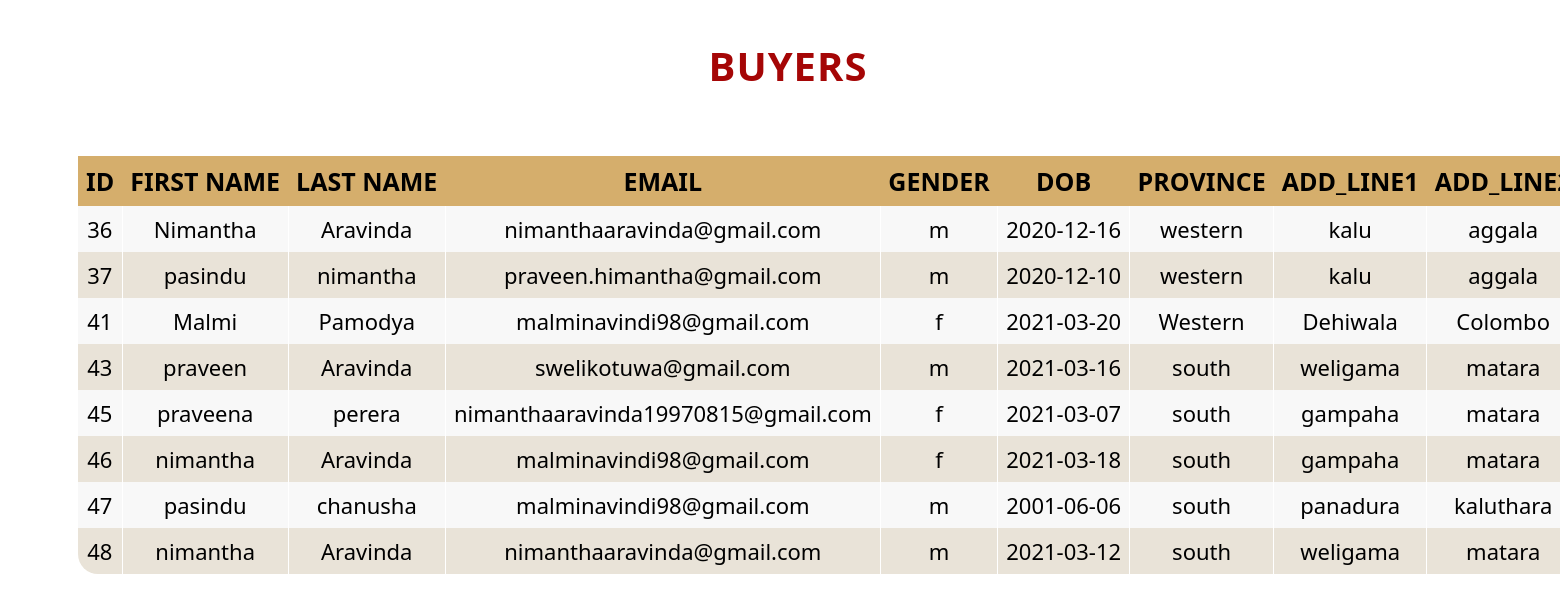
Page /Praveen/admin/buyers.php on the committed database.
### tables this page shows
CREATE TABLE `buyer` (
  `b_id` int(11) NOT NULL,
  `f_name` varchar(100) NOT NULL,
  `l_name` varchar(100) NOT NULL,
  `b_day` date NOT NULL,
  `gender` enum('m','f') NOT NULL,
  `Tele` varchar(10) NOT NULL,
  `email` varchar(100) NOT NULL,
  `line1` varchar(100) NOT NULL,
  `line2` varchar(100) NOT NULL,
  `line3` varchar(100) NOT NULL,
  `p_code` varchar(10) NOT NULL,
  `province` varchar(20) NOT NULL,
  `u_name` varchar(100) NOT NULL,
  `password` varchar(100) NOT NULL,
  `rpassword` varchar(100) NOT NULL
);

### Praveen/admin/buyers.php (the view, shortened to what this page needs)
<h2>BUYERS</h2>
 <link rel="stylesheet" href="posttable.css">
<div class="table-wrapper">
    <table class="fl-table">
        <thead>
        <tr>
            <th>ID</th>
            <th>FIRST NAME</th>
            <th>LAST NAME</th>
            <th>EMAIL</th>
            <th>GENDER</th>
            <th>DOB</th>
            <th>PROVINCE</th>
            <th>ADD_LINE1</th>
            <th>ADD_LINE2</th>
        </tr>
        </thead>
        <tbody>
        <tr>
<?php require_once("Inconnect.php") ?>
<?php
 $sql ="SELECT * FROM buyer";
 $result =$connection-> query($sql);
 if($result->num_rows > 0){
 while ($row = $result-> fetch_assoc()){
    echo"<tr><td>".$row["b_id"]."</td>";
    echo"<td>".$row["f_name"]."</td>";
    echo"<td>".$row["l_name"]."</td>";
    echo"<td>".$row["email"]."</td>";
    echo"<td>".$row["gender"]."</td>";
    echo"<td>".$row["b_day"]."</td>";
    echo"<td>".$row["province"]."</td>";
    echo"<td>".$row["line1"]."</td>";
    echo"<td>".$row["line2"]."</td>";
    echo"<td>"."<a href=deleteb.php?id=".$row["b_id"].">Reject</a>"."</td></tr>";
 }
 echo "</table>";
}
else{
    echo "0 result";
}
 ?>
</div>

### Praveen/admin/posttable.css (style rules this page uses)
h2 { text-align: center; font-size: 40px; text-transform: uppercase; font-family: "Segoe UI Light","Segoe UI","Segoe",Tahoma,Helvetica,Arial,sans-serif; letter-spacing: 1px; color: rgb(165, 6, 6); padding: 30px 0; }
.table-wrapper { margin: 10px 70px 70px; }
.fl-table { border-radius: 20px; font-size: 25px; font-weight: normal; border: none; border-collapse: collapse; width: 100%; max-width: 100%; white-space: nowrap; background-color: #E9E3D8 ; }
.fl-table td, .fl-table th { text-align: center; padding: 8px; }
.fl-table td { border-right: 1px solid #ffffff; font-size: 22px; }
.fl-table thead th { color: #000000; background: #D5AE6C ; }
.fl-table thead th:nth-child(odd) { color: #000000; background: #D5AE6C; }
.fl-table tr:nth-child(even) { background: #F8F8F8; }

### rows in the picture
buyer: b_id "36", f_name "Nimantha", l_name "Aravinda", email "nimanthaaravinda@gmail.com", gender "m", b_day "2020-12-16", province "western", line1 "kalu", line2 "aggala"
buyer: b_id "37", f_name "pasindu", l_name "nimantha", email "praveen.himantha@gmail.com", gender "m", b_day "2020-12-10", province "western", line1 "kalu", line2 "aggala"
buyer: b_id "41", f_name "Malmi", l_name "Pamodya", email "malminavindi98@gmail.com", gender "f", b_day "2021-03-20", province "Western", line1 "Dehiwala", line2 "Colombo"
buyer: b_id "43", f_name "praveen", l_name "Aravinda", email "swelikotuwa@gmail.com", gender "m", b_day "2021-03-16", province "south", line1 "weligama", line2 "matara"
buyer: b_id "45", f_name "praveena", l_name "perera", email "nimanthaaravinda19970815@gmail.com", gender "f", b_day "2021-03-07", province "south", line1 "gampaha", line2 "matara"
buyer: b_id "46", f_name "nimantha", l_name "Aravinda", email "malminavindi98@gmail.com", gender "f", b_day "2021-03-18", province "south", line1 "gampaha", line2 "matara"
buyer: b_id "47", f_name "pasindu", l_name "chanusha", email "malminavindi98@gmail.com", gender "m", b_day "2001-06-06", province "south", line1 "panadura", line2 "kaluthara"
buyer: b_id "48", f_name "nimantha", l_name "Aravinda", email "nimanthaaravinda@gmail.com", gender "m", b_day "2021-03-12", province "south", line1 "weligama", line2 "matara"
